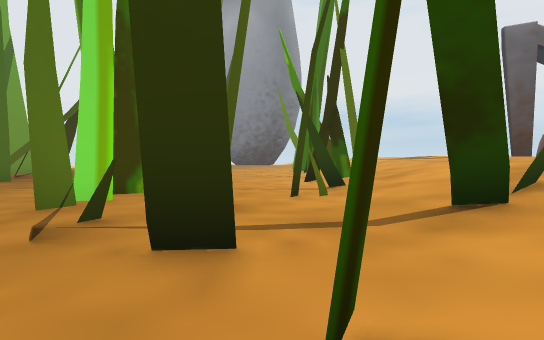
view 1 (above)

24 first-person views from a walk through a Unity game level. The camera is 1.2 m above the floor, tilts 2° down and sees 80° across. The floor is counted in squares, 2 m on a side. Each view is taken from the middle of a square. On the plan, view 1 faces up. The plan holds only what a view shows up to about 10 squares ahead; the rest is blank. The place goes on beyond the plan. The player is left out. Some animated figures are not drawn.

view 2
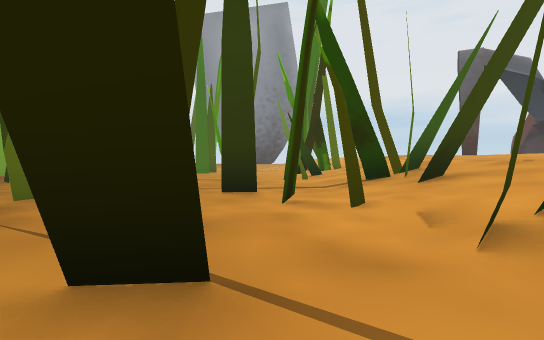

view 3
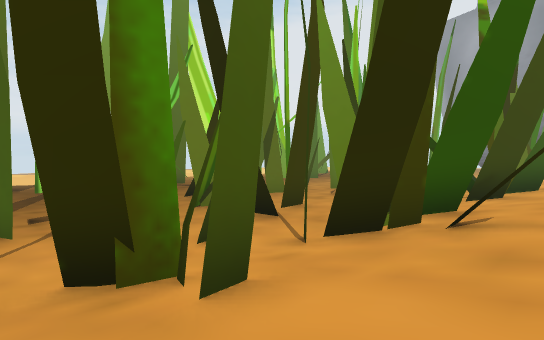

view 4
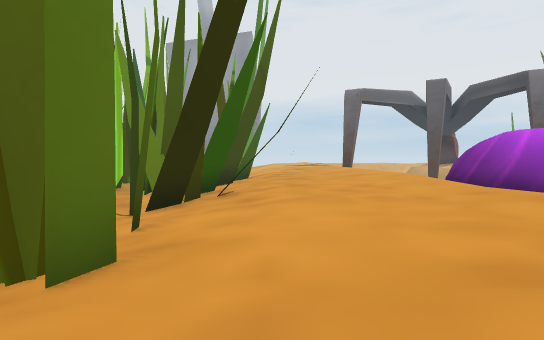

view 5
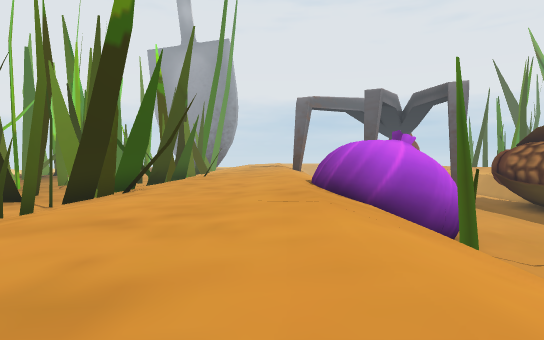

view 6
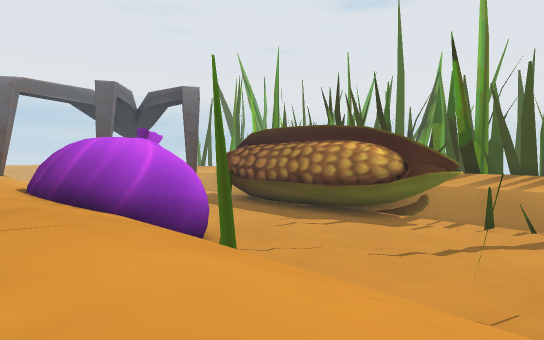

view 7
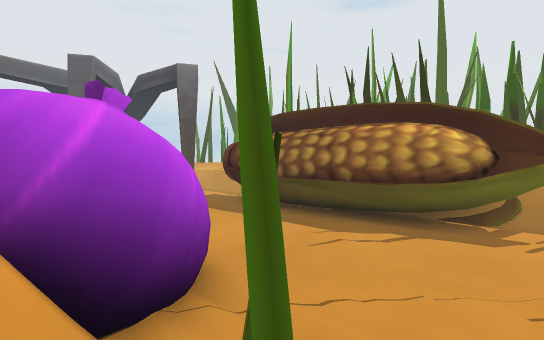

view 8
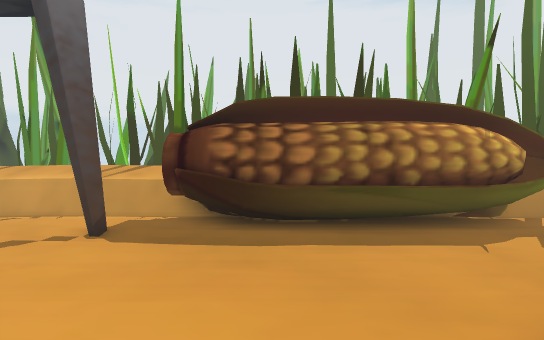

view 9
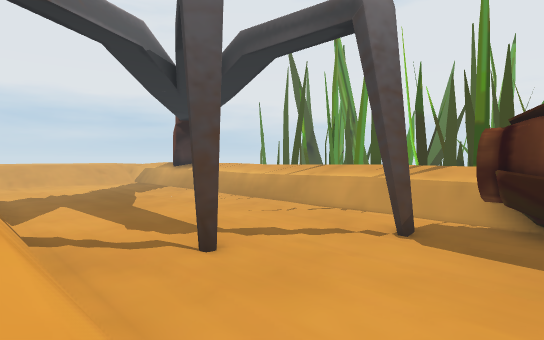

view 10
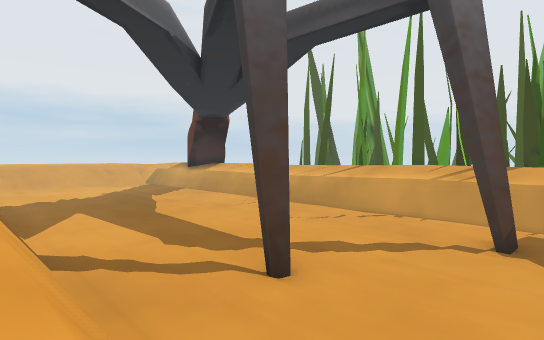

view 11
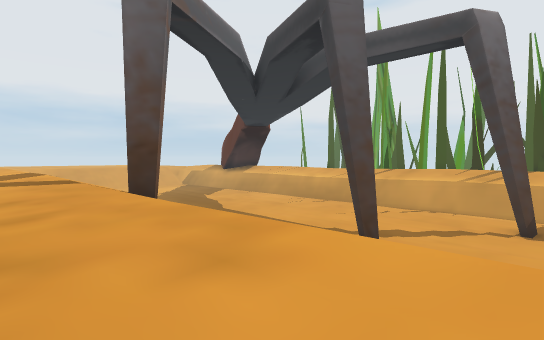

view 12
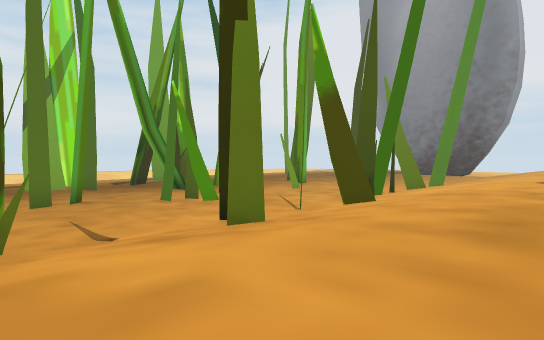

view 13
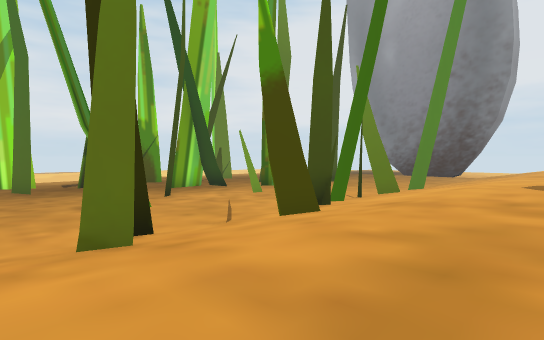

view 14
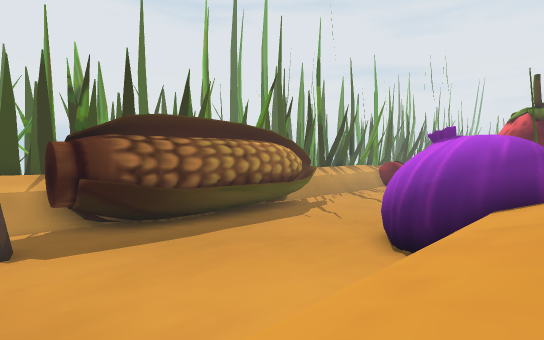

view 15
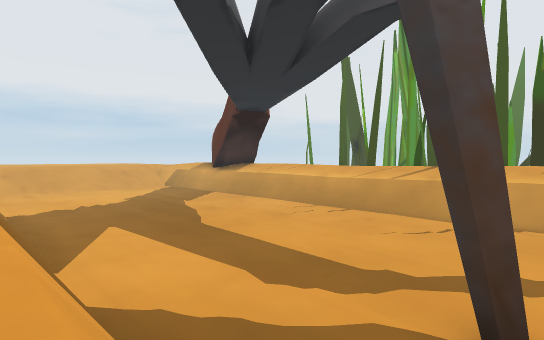

view 16
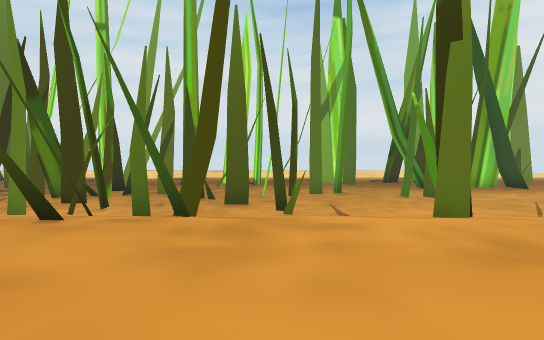

view 17
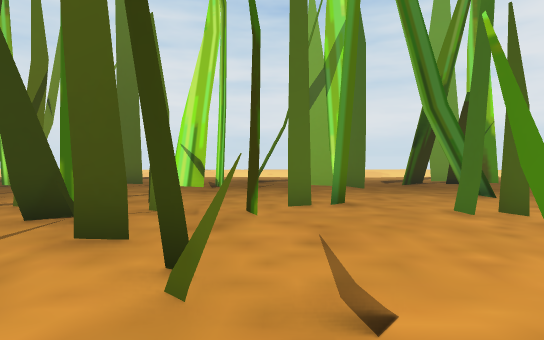

view 18
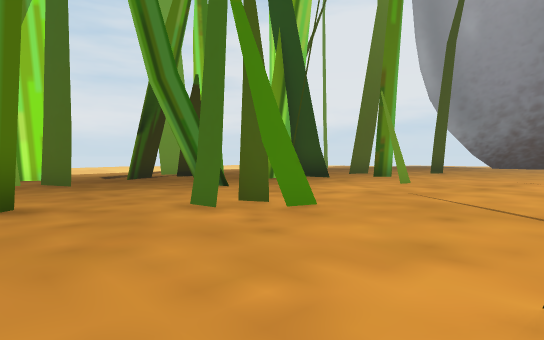

view 19
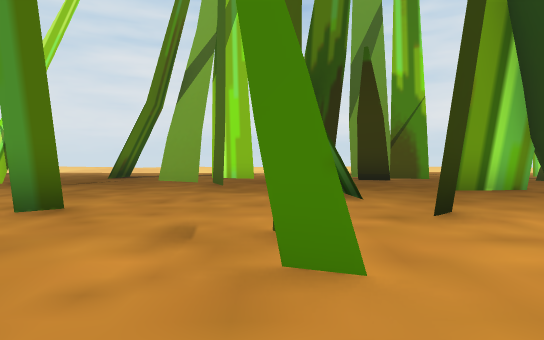

view 20
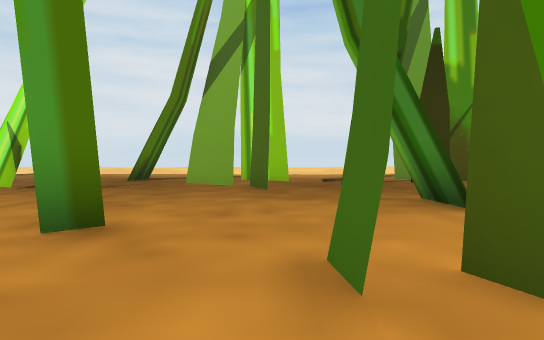

view 21
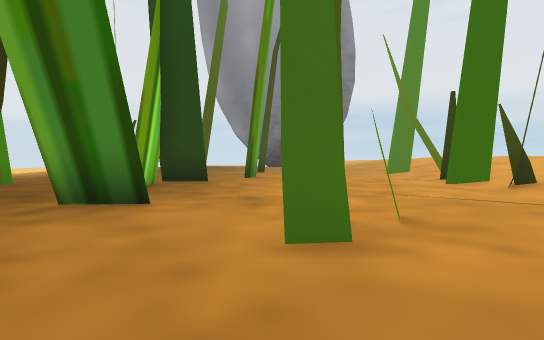

view 22
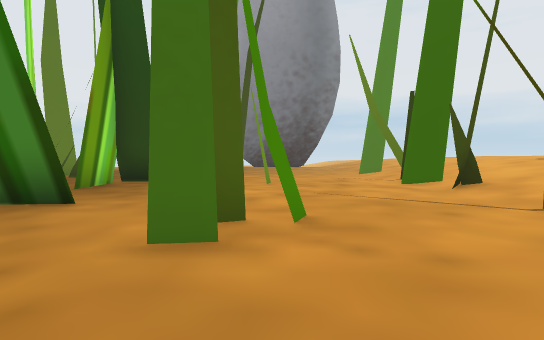

view 23
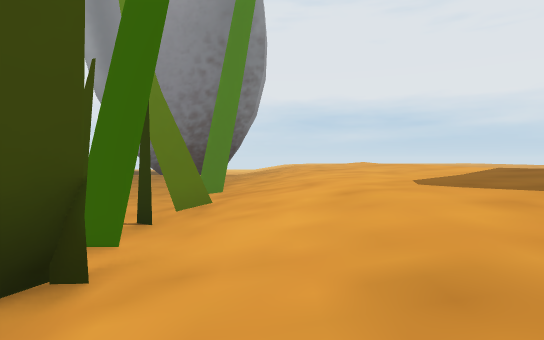

view 24
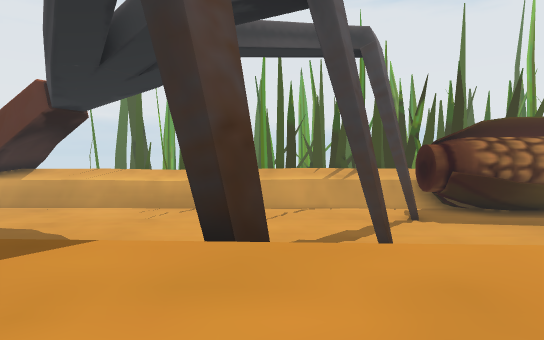

### Floor plan
Key: @ floor where view 1 was taken; # wall or solid block; x gap in a wall; . main floor; - floor 0.25 m lower than the main floor; : floor 0.75 m higher than the main floor; + floor 1 m higher than the main floor; * floor 1.25 m higher than the main floor; _ floor 1.5 m lower than the main floor; < floor 1.75 m lower than the main floor; / step, stairs or slope; = window, fence, low wall or low ledge; v drop or lower ground; T thing the floor can be seen under or through.
Columns run from 11 left of view 1 to 20 right of it. Each row starts with its distance up from view 1.
 17  ..x  .......///+**/ v</</</
 16  .. ...#.....#//***/ v</////
 15   . ..#.....#///+**/ v</<///
 14   #..#...#..##//+**/ v<<<<</<
 13  ##..........#//+**//v<</<_<</
 12  .#.....#....///++*//v<//<_<<//#
 11   #...#......#//++*/#_<///_<<//#
 10  ..#.....#...///++*//v<///<<<<<#
  9  #.#........#///++*//v<_#//</<<#
  8  ..#.........#/+++*//v<</<<//<<=
  7   #....#.....//+++*//v<</<<//_<=
  6 .#......#...#//+++*//v<</_</#_<=
  5 ..#........#.//+++*//v<</_<//_##
  4 ..##x#....#..//+++*// <<//<//##
  3   .#  ...T...##+++ // _</_///#
  2       ..TTT..##+#  // __<///<#
  1        .T  T#//++**// __<<//##
  0       ..  T@.//++**/###_<<//##
 -1       .## ..###+++*/# ##_<//##
 -2        .###.###+++*/# ##_<//<#
 -3            --//:+++/###<_</</#
 -4    ----    -.//:++*//#<<_<<</#
 -5    .........##/+++*//#<<<<<</###
 -6          #...//+++*//# <<<<_///#
 -7             #//+++*//  //</_//
 -8               x++**//  /<</_<//
 -9                ++**//  /<//<<#/#
-10                  **//  /<
-11                   *

Where each view was taken, in squares from view 1:
view 1: 0 up, 0 right, facing up
view 2: 3 down, 0 right, facing up
view 3: 6 down, 4 right, facing up-left
view 4: 9 down, 4 right, facing up
view 5: 11 down, 7 right, facing up
view 6: 10 down, 7 right, facing up-right
view 7: 7 down, 9 right, facing up-right
view 8: 2 up, 9 right, facing right
view 9: 3 up, 9 right, facing up-right
view 10: 5 up, 9 right, facing up-right
view 11: 5 up, 6 right, facing up-right
view 12: 5 up, 6 right, facing up-left
view 13: 7 up, 6 right, facing up-left
view 14: 7 up, 8 right, facing down-right
view 15: 8 up, 9 right, facing up-right
view 16: 5 up, 8 right, facing left
view 17: 6 up, 3 right, facing left
view 18: 7 up, 1 right, facing up-left
view 19: 10 up, 0 right, facing left
view 20: 9 up, 1 left, facing left
view 21: 7 up, 3 left, facing up
view 22: 7 up, 2 left, facing up
view 23: 11 up, 3 right, facing up
view 24: 11 up, 6 right, facing right
